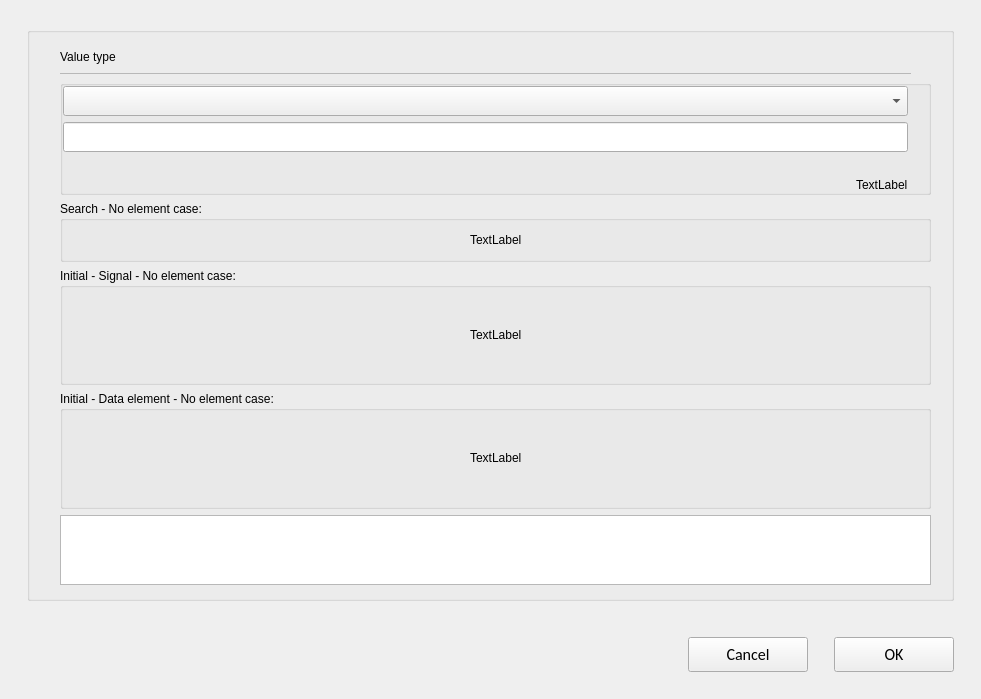
<?xml version="1.0" encoding="UTF-8"?>
<ui version="4.0">
 <class>C_SyvDaPeDataElementBrowse</class>
 <widget class="QWidget" name="C_SyvDaPeDataElementBrowse">
  <property name="geometry">
   <rect>
    <x>0</x>
    <y>0</y>
    <width>981</width>
    <height>699</height>
   </rect>
  </property>
  <property name="windowTitle">
   <string>Form</string>
  </property>
  <layout class="QVBoxLayout" name="verticalLayout_4">
   <property name="leftMargin">
    <number>27</number>
   </property>
   <property name="topMargin">
    <number>27</number>
   </property>
   <property name="rightMargin">
    <number>27</number>
   </property>
   <property name="bottomMargin">
    <number>0</number>
   </property>
   <item>
    <widget class="stw::opensyde_gui_elements::C_OgeGbx" name="pc_GroupBoxGeneral_3">
     <property name="title">
      <string/>
     </property>
     <layout class="QHBoxLayout" name="horizontalLayout_9">
      <property name="leftMargin">
       <number>30</number>
      </property>
      <property name="rightMargin">
       <number>20</number>
      </property>
      <property name="bottomMargin">
       <number>13</number>
      </property>
      <item>
       <layout class="QVBoxLayout" name="verticalLayout_5" stretch="0,0,1,0,0,1">
        <property name="sizeConstraint">
         <enum>QLayout::SetMinimumSize</enum>
        </property>
        <item>
         <layout class="QVBoxLayout" name="verticalLayout_6" stretch="1,0">
          <property name="spacing">
           <number>0</number>
          </property>
          <item>
           <layout class="QHBoxLayout" name="horizontalLayout_15" stretch="0,1">
            <property name="spacing">
             <number>6</number>
            </property>
            <item>
             <widget class="stw::opensyde_gui_elements::C_OgeLabContextMenuBase" name="pc_LabelDataElement">
              <property name="styleRole" stdset="0">
               <string>heading-group-bold</string>
              </property>
              <property name="minimumSize">
               <size>
                <width>0</width>
                <height>30</height>
               </size>
              </property>
              <property name="maximumSize">
               <size>
                <width>16777215</width>
                <height>30</height>
               </size>
              </property>
              <property name="text">
               <string>Value type</string>
              </property>
             </widget>
            </item>
            <item>
             <spacer name="horizontalSpacer_27">
              <property name="orientation">
               <enum>Qt::Horizontal</enum>
              </property>
              <property name="sizeType">
               <enum>QSizePolicy::MinimumExpanding</enum>
              </property>
              <property name="sizeHint" stdset="0">
               <size>
                <width>40</width>
                <height>1</height>
               </size>
              </property>
             </spacer>
            </item>
           </layout>
          </item>
          <item>
           <layout class="QHBoxLayout" name="horizontalLayout_36" stretch="1">
            <property name="spacing">
             <number>0</number>
            </property>
            <property name="leftMargin">
             <number>0</number>
            </property>
            <property name="topMargin">
             <number>1</number>
            </property>
            <property name="rightMargin">
             <number>20</number>
            </property>
            <item>
             <widget class="stw::opensyde_gui_elements::C_OgeFraSeparator" name="pc_FramSperator1_4">
              <property name="minimumSize">
               <size>
                <width>0</width>
                <height>1</height>
               </size>
              </property>
              <property name="maximumSize">
               <size>
                <width>16777215</width>
                <height>1</height>
               </size>
              </property>
              <property name="frameShape">
               <enum>QFrame::StyledPanel</enum>
              </property>
              <property name="frameShadow">
               <enum>QFrame::Raised</enum>
              </property>
             </widget>
            </item>
           </layout>
          </item>
         </layout>
        </item>
        <item>
         <widget class="stw::opensyde_gui_elements::C_OgeGbxTransparent" name="groupBox">
          <property name="title">
           <string/>
          </property>
          <layout class="QVBoxLayout" name="verticalLayout_3">
           <property name="leftMargin">
            <number>0</number>
           </property>
           <property name="topMargin">
            <number>0</number>
           </property>
           <property name="rightMargin">
            <number>20</number>
           </property>
           <property name="bottomMargin">
            <number>0</number>
           </property>
           <item>
            <widget class="stw::opensyde_gui_elements::C_OgeCbxText" name="pc_ComboBoxType">
             <property name="minimumSize">
              <size>
               <width>0</width>
               <height>30</height>
              </size>
             </property>
             <property name="maximumSize">
              <size>
               <width>16777215</width>
               <height>30</height>
              </size>
             </property>
            </widget>
           </item>
           <item>
            <widget class="stw::opensyde_gui_elements::C_OgeLeProperties" name="pc_LineEditSearch">
             <property name="minimumSize">
              <size>
               <width>0</width>
               <height>30</height>
              </size>
             </property>
             <property name="maximumSize">
              <size>
               <width>16777215</width>
               <height>30</height>
              </size>
             </property>
            </widget>
           </item>
           <item>
            <layout class="QHBoxLayout" name="horizontalLayout_3">
             <property name="topMargin">
              <number>20</number>
             </property>
             <item>
              <spacer name="horizontalSpacer_7">
               <property name="orientation">
                <enum>Qt::Horizontal</enum>
               </property>
               <property name="sizeHint" stdset="0">
                <size>
                 <width>1</width>
                 <height>10</height>
                </size>
               </property>
              </spacer>
             </item>
             <item>
              <widget class="stw::opensyde_gui_elements::C_OgeLabToolTipBase" name="pc_LabelSelection">
               <property name="styleRole" stdset="0">
                <string>group-item</string>
               </property>
               <property name="text">
                <string>TextLabel</string>
               </property>
              </widget>
             </item>
            </layout>
           </item>
          </layout>
         </widget>
        </item>
        <item>
         <widget class="stw::opensyde_gui_elements::C_OgeGbxTransparent" name="pc_GroupBoxSearchNoElementsFound">
          <property name="title">
           <string>Search - No element case:</string>
          </property>
          <layout class="QHBoxLayout" name="horizontalLayout">
           <item>
            <spacer name="horizontalSpacer">
             <property name="orientation">
              <enum>Qt::Horizontal</enum>
             </property>
             <property name="sizeHint" stdset="0">
              <size>
               <width>259</width>
               <height>20</height>
              </size>
             </property>
            </spacer>
           </item>
           <item>
            <layout class="QVBoxLayout" name="verticalLayout">
             <item>
              <spacer name="verticalSpacer">
               <property name="orientation">
                <enum>Qt::Vertical</enum>
               </property>
               <property name="sizeHint" stdset="0">
                <size>
                 <width>20</width>
                 <height>40</height>
                </size>
               </property>
              </spacer>
             </item>
             <item>
              <widget class="stw::opensyde_gui_elements::C_OgeLabToolTipBase" name="pc_LabelSearchNoElementsFound">
               <property name="styleRole" stdset="0">
                <string>group-item</string>
               </property>
               <property name="text">
                <string>TextLabel</string>
               </property>
              </widget>
             </item>
             <item>
              <spacer name="verticalSpacer_2">
               <property name="orientation">
                <enum>Qt::Vertical</enum>
               </property>
               <property name="sizeHint" stdset="0">
                <size>
                 <width>20</width>
                 <height>40</height>
                </size>
               </property>
              </spacer>
             </item>
            </layout>
           </item>
           <item>
            <spacer name="horizontalSpacer_2">
             <property name="orientation">
              <enum>Qt::Horizontal</enum>
             </property>
             <property name="sizeHint" stdset="0">
              <size>
               <width>259</width>
               <height>20</height>
              </size>
             </property>
            </spacer>
           </item>
          </layout>
         </widget>
        </item>
        <item>
         <widget class="stw::opensyde_gui_elements::C_OgeGbxTransparent" name="pc_GroupBoxInitialSignalNoElements">
          <property name="title">
           <string>Initial - Signal - No element case:</string>
          </property>
          <layout class="QHBoxLayout" name="horizontalLayout_2">
           <item>
            <spacer name="horizontalSpacer_5">
             <property name="orientation">
              <enum>Qt::Horizontal</enum>
             </property>
             <property name="sizeHint" stdset="0">
              <size>
               <width>259</width>
               <height>20</height>
              </size>
             </property>
            </spacer>
           </item>
           <item>
            <layout class="QVBoxLayout" name="verticalLayout_2">
             <item>
              <spacer name="verticalSpacer_3">
               <property name="orientation">
                <enum>Qt::Vertical</enum>
               </property>
               <property name="sizeHint" stdset="0">
                <size>
                 <width>20</width>
                 <height>40</height>
                </size>
               </property>
              </spacer>
             </item>
             <item>
              <widget class="stw::opensyde_gui_elements::C_OgeLabToolTipBase" name="pc_LabelInitialSignalNoElements">
               <property name="styleRole" stdset="0">
                <string>group-item</string>
               </property>
               <property name="text">
                <string>TextLabel</string>
               </property>
              </widget>
             </item>
             <item>
              <spacer name="verticalSpacer_4">
               <property name="orientation">
                <enum>Qt::Vertical</enum>
               </property>
               <property name="sizeHint" stdset="0">
                <size>
                 <width>20</width>
                 <height>40</height>
                </size>
               </property>
              </spacer>
             </item>
            </layout>
           </item>
           <item>
            <spacer name="horizontalSpacer_6">
             <property name="orientation">
              <enum>Qt::Horizontal</enum>
             </property>
             <property name="sizeHint" stdset="0">
              <size>
               <width>259</width>
               <height>20</height>
              </size>
             </property>
            </spacer>
           </item>
          </layout>
         </widget>
        </item>
        <item>
         <widget class="stw::opensyde_gui_elements::C_OgeGbxTransparent" name="pc_GroupBoxInitialDataElementNoElements">
          <property name="title">
           <string>Initial - Data element - No element case:</string>
          </property>
          <layout class="QHBoxLayout" name="horizontalLayout_4">
           <item>
            <spacer name="horizontalSpacer_8">
             <property name="orientation">
              <enum>Qt::Horizontal</enum>
             </property>
             <property name="sizeHint" stdset="0">
              <size>
               <width>259</width>
               <height>20</height>
              </size>
             </property>
            </spacer>
           </item>
           <item>
            <layout class="QVBoxLayout" name="verticalLayout_7">
             <item>
              <spacer name="verticalSpacer_5">
               <property name="orientation">
                <enum>Qt::Vertical</enum>
               </property>
               <property name="sizeHint" stdset="0">
                <size>
                 <width>20</width>
                 <height>40</height>
                </size>
               </property>
              </spacer>
             </item>
             <item>
              <widget class="stw::opensyde_gui_elements::C_OgeLabToolTipBase" name="pc_LabelInitialDataElementsNoElements">
               <property name="styleRole" stdset="0">
                <string>group-item</string>
               </property>
               <property name="text">
                <string>TextLabel</string>
               </property>
              </widget>
             </item>
             <item>
              <spacer name="verticalSpacer_6">
               <property name="orientation">
                <enum>Qt::Vertical</enum>
               </property>
               <property name="sizeHint" stdset="0">
                <size>
                 <width>20</width>
                 <height>40</height>
                </size>
               </property>
              </spacer>
             </item>
            </layout>
           </item>
           <item>
            <spacer name="horizontalSpacer_9">
             <property name="orientation">
              <enum>Qt::Horizontal</enum>
             </property>
             <property name="sizeHint" stdset="0">
              <size>
               <width>259</width>
               <height>20</height>
              </size>
             </property>
            </spacer>
           </item>
          </layout>
         </widget>
        </item>
        <item>
         <widget class="stw::opensyde_gui::C_TblTreDataElementView" name="pc_TreeView"/>
        </item>
       </layout>
      </item>
     </layout>
    </widget>
   </item>
   <item>
    <spacer name="pc_VerticalSpacerButtonsObove">
     <property name="orientation">
      <enum>Qt::Vertical</enum>
     </property>
     <property name="sizeType">
      <enum>QSizePolicy::Fixed</enum>
     </property>
     <property name="sizeHint" stdset="0">
      <size>
       <width>20</width>
       <height>30</height>
      </size>
     </property>
    </spacer>
   </item>
   <item>
    <layout class="QHBoxLayout" name="horizontalLayout_7">
     <item>
      <spacer name="horizontalSpacer_3">
       <property name="orientation">
        <enum>Qt::Horizontal</enum>
       </property>
       <property name="sizeHint" stdset="0">
        <size>
         <width>40</width>
         <height>20</height>
        </size>
       </property>
      </spacer>
     </item>
     <item>
      <widget class="QPushButton" name="pc_BushButtonCancel">
       <property name="styleRole" stdset="0">
        <string>cancel</string>
       </property>
       <property name="minimumSize">
        <size>
         <width>120</width>
         <height>35</height>
        </size>
       </property>
       <property name="maximumSize">
        <size>
         <width>120</width>
         <height>35</height>
        </size>
       </property>
       <property name="font">
        <font>
         <family>Calibri</family>
         <pointsize>12</pointsize>
        </font>
       </property>
       <property name="text">
        <string>Cancel</string>
       </property>
      </widget>
     </item>
     <item>
      <spacer name="horizontalSpacer_4">
       <property name="orientation">
        <enum>Qt::Horizontal</enum>
       </property>
       <property name="sizeType">
        <enum>QSizePolicy::Fixed</enum>
       </property>
       <property name="sizeHint" stdset="0">
        <size>
         <width>20</width>
         <height>20</height>
        </size>
       </property>
      </spacer>
     </item>
     <item>
      <widget class="stw::opensyde_gui_elements::C_OgePubDialog" name="pc_BushButtonOk">
       <property name="minimumSize">
        <size>
         <width>120</width>
         <height>35</height>
        </size>
       </property>
       <property name="maximumSize">
        <size>
         <width>120</width>
         <height>35</height>
        </size>
       </property>
       <property name="font">
        <font>
         <family>Calibri</family>
         <pointsize>12</pointsize>
        </font>
       </property>
       <property name="text">
        <string>OK</string>
       </property>
      </widget>
     </item>
    </layout>
   </item>
   <item>
    <spacer name="verticalSpacer_7">
     <property name="orientation">
      <enum>Qt::Vertical</enum>
     </property>
     <property name="sizeType">
      <enum>QSizePolicy::Fixed</enum>
     </property>
     <property name="sizeHint" stdset="0">
      <size>
       <width>20</width>
       <height>27</height>
      </size>
     </property>
    </spacer>
   </item>
  </layout>
 </widget>
 <customwidgets>
  <customwidget>
   <class>stw::opensyde_gui_elements::C_OgeLabContextMenuBase</class>
   <extends>QLabel</extends>
   <header>C_OgeLabContextMenuBase.hpp</header>
  </customwidget>
  <customwidget>
   <class>stw::opensyde_gui_elements::C_OgeFraSeparator</class>
   <extends>QFrame</extends>
   <header>C_OgeFraSeparator.hpp</header>
   <container>1</container>
  </customwidget>
  <customwidget>
   <class>stw::opensyde_gui_elements::C_OgeLabToolTipBase</class>
   <extends>QLabel</extends>
   <header>C_OgeLabToolTipBase.hpp</header>
  </customwidget>
  <customwidget>
   <class>stw::opensyde_gui_elements::C_OgeCbxText</class>
   <extends>QComboBox</extends>
   <header>C_OgeCbxText.hpp</header>
  </customwidget>
  <customwidget>
   <class>stw::opensyde_gui_elements::C_OgeLeProperties</class>
   <extends>QLineEdit</extends>
   <header>C_OgeLeProperties.hpp</header>
  </customwidget>
  <customwidget>
   <class>stw::opensyde_gui_elements::C_OgeGbxTransparent</class>
   <extends>QGroupBox</extends>
   <header>C_OgeGbxTransparent.hpp</header>
   <container>1</container>
  </customwidget>
  <customwidget>
   <class>stw::opensyde_gui_elements::C_OgePubDialog</class>
   <extends>QPushButton</extends>
   <header>C_OgePubDialog.hpp</header>
  </customwidget>
  <customwidget>
   <class>stw::opensyde_gui_elements::C_OgeGbx</class>
   <extends>QGroupBox</extends>
   <header>C_OgeGbx.hpp</header>
   <container>1</container>
  </customwidget>
  <customwidget>

  </customwidget>
  <customwidget>
   <class>stw::opensyde_gui::C_TblTreDataElementView</class>
   <extends>QTreeView</extends>
   <header>C_TblTreDataElementView.hpp</header>
  </customwidget>
 </customwidgets>
 <resources/>
 <connections/>
</ui>
